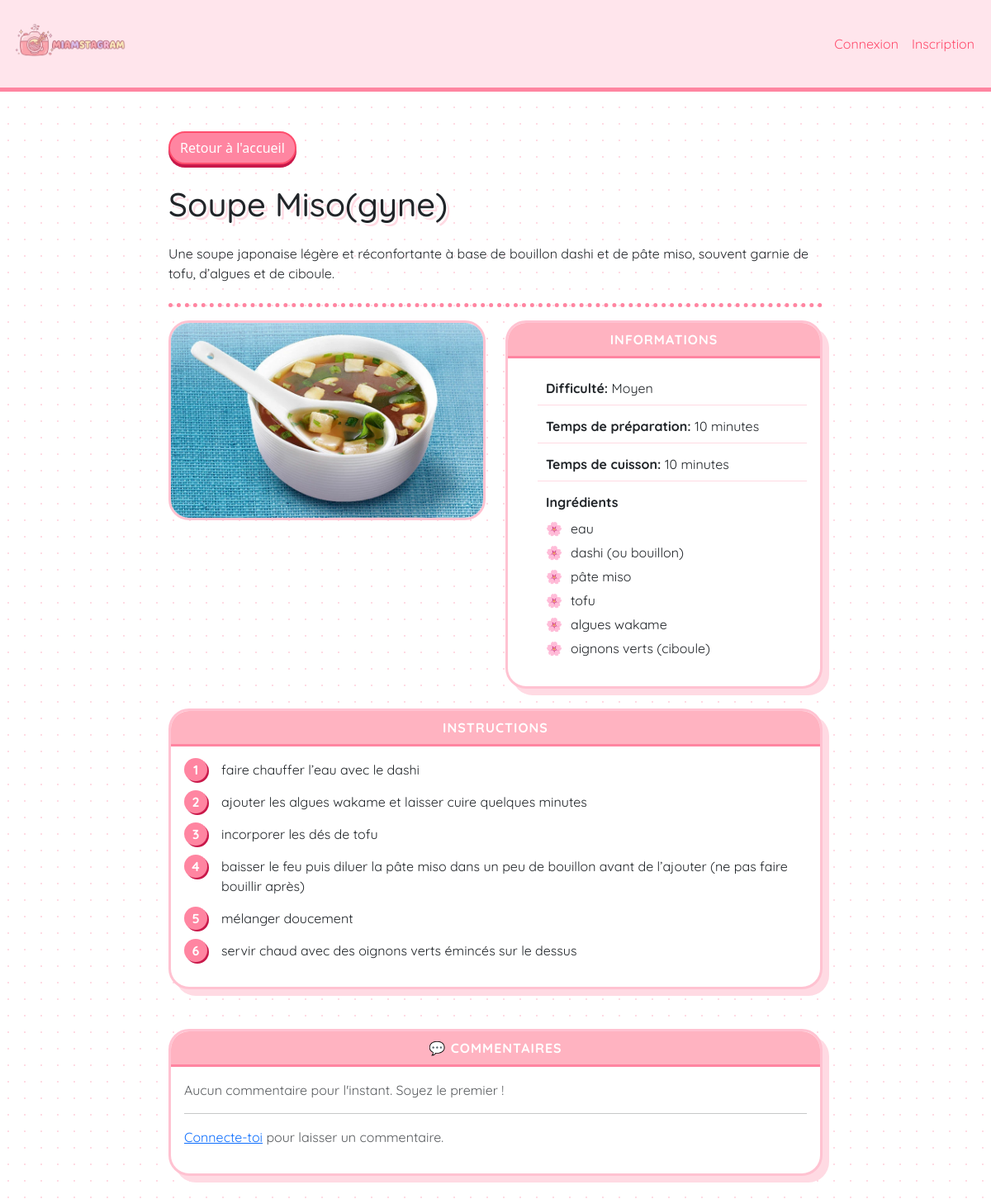
The app's page /recettes/3 with its own data.
### app.py (models this page shows)
class recettes(db.Model):
    recette_id = db.Column(db.Integer, primary_key=True)
    titre = db.Column(db.String(80), nullable=False)
    description = db.Column(db.Text, nullable=False)
    image_file = db.Column(db.String(120), nullable=False, default='default.jpg')
    difficulte = db.Column(db.String(20), nullable=False)
    temps_preparation = db.Column(db.Integer, nullable=False)
    temps_cuisson = db.Column(db.Integer, nullable=True)
    ingredients = db.Column(db.Text, nullable=False)
    instructions = db.Column(db.Text, nullable=False)
    statut = db.Column(db.String(20), nullable=False, default='public')
    auteur_id = db.Column(db.Integer, db.ForeignKey('user.id'), nullable=True)

### app.py (the view)
@app.route('/recettes/<int:recette_id>')
def recettes_page(recette_id):
    recette = recettes.query.get_or_404(recette_id)
    if recette.statut == 'prive' and session.get('user_id') != recette.auteur_id:
        flash("Cette recette est privée.", "danger")
        return redirect(url_for('home'))
    commentaires = Comment.query.filter_by(recette_id=recette_id).all()
    return render_template('recettes.html', recette=recette, commentaires=commentaires)

### templates/recettes.html (shortened to what this page needs)
<!doctype html>
<html lang="fr">
  <head>
    <link
      rel="stylesheet"
      href="{{ url_for('static', filename='css/style.css') }}"
    />
    <link
      href="https://cdn.jsdelivr.net/npm/bootstrap@5.3.8/dist/css/bootstrap.min.css"
      rel="stylesheet"
    />
  </head>
  <body>
    <header class="sticky-top">
      <nav class="navbar navbar-expand-lg bg-body-tertiary">
        <div class="container-fluid">
          <a class="navbar-brand" href="{{ url_for('home') }}">
            <img
              src="{{ url_for('static', filename='img/logo_horizontal.png') }}"
              alt="Logo"
              height="80"
            />
          </a>
          <div class="collapse navbar-collapse" id="navbarSupportedContent">
            <div class="d-flex ms-auto">
              <ul class="navbar-nav me-auto mb-2 mb-lg-0 align-items-center">
                {% if 'user_id' in session %}
                <li class="nav-item me-3">
                  <a
                    class="btn btn-success rounded-pill fw-bold"
                    href="{{ url_for('ajouter_recette') }}"
                    style="
                      background-color: #ff4d6d;
                      border: none;
                      box-shadow: 0 4px 0 #c9184a;
                    "
                  >
                    Créer une recette
                  </a>
                </li>
                <li class="nav-item">
                  <a
                    class="nav-link fw-bold text-primary"
                    href="{{ url_for('profil') }}"
                    >👤 {{ session['username'] }}</a
                  >
                </li>
                <li class="nav-item">
                  <a class="nav-link" href="{{ url_for('deconnexion') }}"
                    >Déconnexion</a
                  >
                </li>
                {% else %}
                <li class="nav-item">
                  <a class="nav-link" href="{{ url_for('connexion') }}"
                    >Connexion</a
                  >
                </li>
                <li class="nav-item">
                  <a class="nav-link" href="{{ url_for('inscription') }}"
                    >Inscription</a
                  >
                </li>
                {% endif %}
              </ul>
            </div>
          </div>
        </div>
      </nav>
    </header>
    <div class="row mt-5 justify-content-center">
      <div class="col-8">
        <a href="{{ url_for('home')}}" class="btn btn-primary mb-4">
          Retour à l'accueil</a
        >
        <h1 class="mb-4">{{ recette.titre }}</h1>
        <p class="mb-4">{{ recette.description }}</p>
        <hr class="my_line mb-3" />
        <div class="row align-items-start">
          <div class="col-md-6">
            <img
              src="{{ url_for('static', filename='img/' + recette.image_file) }}"
              class="img-fluid rounded"
              style="border: 3px solid #ffc2d1; border-radius: 25px !important"
              alt="{{ recette.titre }}"
            />
          </div>
          <div class="col-md-6">
            <div class="card">
              <div class="card-header">Informations</div>
              <div class="card-body">
                <ul class="list-group list-group-flush">
                  <li class="list-group-item">
                    <strong>Difficulté:</strong> {{ recette.difficulte }}
                  </li>
                  <li class="list-group-item">
                    <strong>Temps de préparation:</strong> {{
                    recette.temps_preparation }} minutes
                  </li>
                  <li class="list-group-item">
                    <strong>Temps de cuisson:</strong> {{ recette.temps_cuisson
                    }} minutes
                  </li>
                  <li class="list-group-item">
                    <strong>Ingrédients</strong>
                    <ul class="mt-2">
                      {% for ingredient in recette.ingredients.split(',') %}
                      <li>{{ ingredient.strip() }}</li>
                      {% endfor %}
                    </ul>
                  </li>
                </ul>
              </div>
            </div>
          </div>
        </div>
        <div class="row mt-4 mb-5">
          <div class="col-12">
            <div class="card">
              <div class="card-header">Instructions</div>
              <div class="card-body">
                <ol>
                  {% for etape in recette.instructions.split(';') %} {% if
                  etape.strip() %}
                  <li>{{ etape.strip() }}</li>
                  {% endif %} {% endfor %}
                </ol>
              </div>
            </div>
          </div>
        </div>
        <div class="row mb-5">
          <div class="col-12">
            <div class="card">
              <div class="card-header fw-bold">💬 Commentaires</div>
              <div class="card-body">
                {% if commentaires %} {% for c in commentaires %}
                <div class="border rounded p-3 mb-3 bg-light">
                  <strong>{{ c.auteur.username }}</strong>
                  <p class="mb-0 mt-1">{{ c.contenu }}</p>
                </div>
                {% endfor %} {% else %}
                <p class="text-muted">
                  Aucun commentaire pour l'instant. Soyez le premier !
                </p>
                {% endif %}
                <hr />
                {% if session.user_id %}
                <form
                  method="POST"
                  action="{{ url_for('commenter', recette_id=recette.recette_id) }}"
                >
                  <div class="mb-3">
                    <label for="contenu" class="form-label fw-bold"
                      >Laisser un commentaire</label
                    >
                    <textarea
                      class="form-control"
                      id="contenu"
                      name="contenu"
                      rows="3"
                      placeholder="Votre commentaire..."
                      maxlength="500"
                      required
                    ></textarea>
                  </div>
                  <button type="submit" class="btn btn-primary rounded-pill">
                    Envoyer
                  </button>
                </form>
                {% else %}
                <p class="text-muted">
                  <a href="{{ url_for('connexion') }}">Connecte-toi</a> pour
                  laisser un commentaire.
                </p>
                {% endif %}
              </div>
            </div>
          </div>
        </div>
      </div>
    </div>
  </body>
</html>

### static/css/style.css (style rules this page uses)
:root { --bs-primary: #ff85a1; --bs-primary-rgb: 255, 133, 161; --bs-body-bg: #fff0f3; --bs-body-color: #7a4a53; --bs-border-color: #ffc2d1; }
body { background-image: radial-gradient(#ffdae3 1px, transparent 1px); background-size: 20px 20px; font-family: 'Segoe UI', Roboto, 'Helvetica Neue', sans-serif; }
.navbar.bg-body-tertiary { background-color: #ffe5ec !important; border-bottom: 5px solid #ff85a1; }
.navbar-brand { color: #ff4d6d !important; font-weight: 900; text-transform: uppercase; letter-spacing: 1px; }
.card { background-color: #ffffff; border: 3px solid #ffc2d1 !important; border-radius: 25px !important; box-shadow: 8px 8px 0px #ffdae3; transition: all 0.2s ease; }
.btn-primary { background-color: #ff85a1 !important; border: 2px solid #ff4d6d !important; border-radius: 50px !important; color: white !important; padding: 8px 20px; box-shadow: 0 4px 0 #c9184a; }
.my_line { border-top: 5px dotted #ff85a1 !important; opacity: 1; }
h1, h2 { color: #ff4d6d; text-shadow: 2px 2px 0px #ffffff, 4px 4px 0px #ffdae3; }
body, p, .navbar, .card, .btn { font-family: 'Quicksand', sans-serif; }
.nav-link { color: #ff4d6d !important; font-weight: 700; transition: all 0.3s ease; }
.card-header { background-color: #ffb3c1 !important; color: white !important; font-weight: bold; text-transform: uppercase; border-bottom: 3px solid #ff85a1 !important; border-radius: 22px 22px 0 0 !important; text-align: center; letter-spacing: 1px; }
.list-group-item { background-color: transparent !important; border-color: #ffdae3 !important; color: #7a4a53; padding: 12px 20px; }
.card-body ul { list-style-type: '🌸'; padding-left: 20px; }
.card-body ul li { padding-left: 10px; margin-bottom: 5px; }
.card-body ol { counter-reset: kawaii-counter; list-style: none; padding-left: 0; }
.card-body ol li { counter-increment: kawaii-counter; margin-bottom: 15px; position: relative; padding-left: 45px; }
.card-body ol li::before { content: counter(kawaii-counter); position: absolute; left: 0; top: -2px; background-color: #ff85a1; color: white; width: 28px; height: 28px; border-radius: 50%; display: flex; align-items: center; justify-content: center; font-weight: bold; box-shadow: 2px 2px 0px #c9184a; }
h1 { font-family: 'Quicksand', sans-serif; font-weight: 700; }

### records on screen
recettes: titre "Soupe Miso(gyne)", description "Une soupe japonaise légère et réconfortante à base de bouillon dashi et de pâte miso, souvent garnie de tofu, d’algues et de ciboule.", image_file (picture), difficulte "Moyen", temps_preparation "10", temps_cuisson "10"

### other values on screen
{{ ingredient.strip() }} "eau" "dashi (ou bouillon)" "pâte miso" "tofu" "algues wakame" "oignons verts (ciboule)"
{{ etape.strip() }} "faire chauffer l’eau avec le dashi" "ajouter les algues wakame et laisser cuire quelques minutes" "incorporer les dés de tofu" "baisser le feu puis diluer la pâte miso dans un peu de bouillon avant de l’ajouter (ne pas faire bouillir après)" "mélanger doucement" "servir chaud avec des oignons verts émincés sur le dessus"
